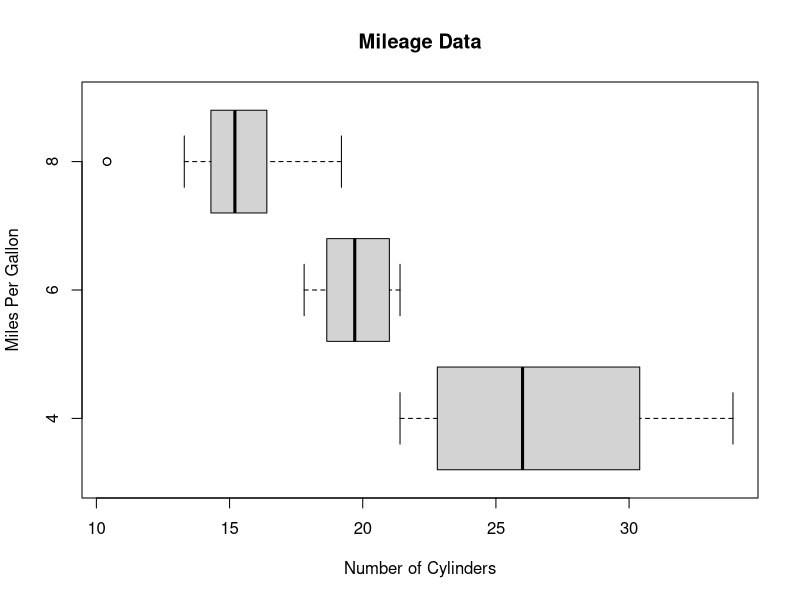
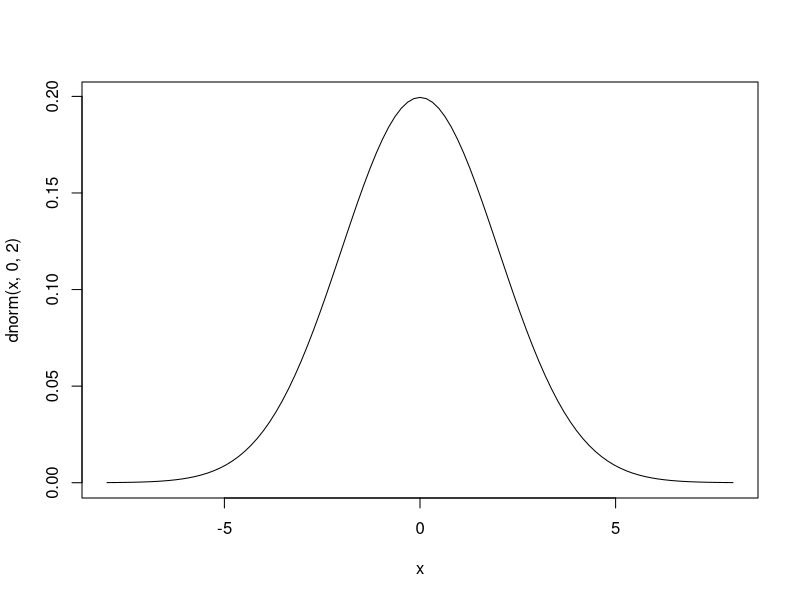

Source code (R) for these figures, in order:
## ---- chunk 1
x<-seq(1,50,2)
table(x)
## ---- chunk 2
arithmetic.mean <-function(x) {sum(x)/length(x)}
media<-c(4,7,6,7,5,8,9,4,12,3,5,6,8,7,4,10)
arithmetic.mean(media)
## ---- chunk 3
mediana<-seq(1,50,2)
median(mediana)
## ---- chunk 4
maximo<-seq(1,59,2)
max(maximo)
## ---- chunk 5
minimo<-seq(1,59,2)
min(minimo)
## ---- chunk 6
input<-mtcars[,c('mpg','cyl')]
boxplot(mpg~cyl, data = mtcars, xlab = "Number of Cylinders", ylab = "Miles Per Gallon", main = "Mileage Data", horizontal = T)
## ---- chunk 7
curve(dnorm(x, 0, 2), -8, 8)
## ---- chunk 8
dbinom(2,4,0.80)
## ---- chunk 9
a=4
exito=0.80
fx.binomial=dbinom(0:4,a,exito)
fbb=pbinom(0:4,a,exito)
fx.binomial=data.frame(x=0:4, "F(X)"=fx.binomial, "SUM F(X)"=fbb)
fx.binomial
## ---- chunk 10
dpois(c(1), 0.5)
## ---- chunk 11
ppois(c(2), 0.5)
## ---- chunk 12
ppois(c(3), 0.5, lower.tail=F)
## ---- chunk 13
dpois(c(5), 1)
## ---- chunk 14
qpois(c(0.985), 0.5)
## ---- chunk 15
mone1<-c("Cara","Sello")
mone2<-mone1
EspMue<-expand.grid(mone1,mone2)
colnames(EspMue)<-c("Moneda 1", "Moneda 2")
EspMue
## ---- chunk 16
x<-EspMue$`Moneda 1`=="Cara"
x
## ---- chunk 17
y<-EspMue$`Moneda 2`=="Cara"
y
## ---- chunk 18
cara<-xor(x,y)
cara
## ---- chunk 19
Evento<-EspMue[xor(x,y),]
Evento
## ---- chunk 20
x1 <- rnorm(100,10) #Esta será nuestra variable aleatoria de media 10
x2 <- rnorm(100,10.5) #Esta será nuestra variable aleatoria de media 10.5
test <- t.test(x1,x2) #Esta será nuestra prueba T de Student
print(test)
## ---- chunk 21
require(stats)
insectos <- c(16,11,20,21,14,7,37,32,15,25,39,41,21,12,14,17,13,17,45,59,48,46,38,47)
colores <- as.factor(c(rep(c("azul", "verde",  "blanco", "amarillo"), each =6)))
tapply(insectos, colores, mean)
fm = aov ( lm(insectos ~ colores) )
summary(fm)
names(fm)
